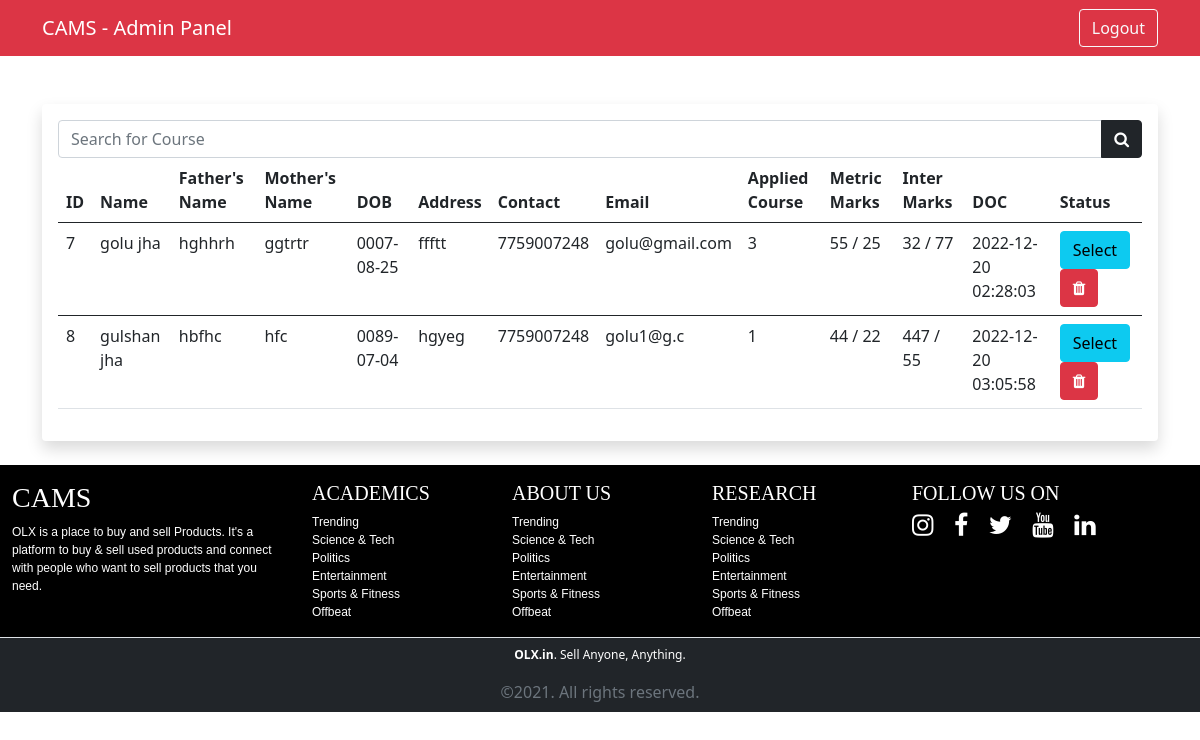
Page /admin/pending.php (signed in) on the committed database.
### tables this page shows
CREATE TABLE `student_apply` (
  `s_id` int(11) NOT NULL,
  `user_id` int(11) NOT NULL,
  `s_f_name` varchar(100) NOT NULL,
  `s_l_name` varchar(100) NOT NULL,
  `father_name` varchar(100) NOT NULL,
  `mother_name` varchar(100) NOT NULL,
  `s_contact` varchar(50) NOT NULL,
  `s_email` varchar(100) NOT NULL,
  `s_dob` varchar(100) NOT NULL,
  `s_address` varchar(255) NOT NULL,
  `s_course` varchar(100) NOT NULL,
  `metric_marks` int(11) NOT NULL,
  `metric_fullmarks` int(11) NOT NULL,
  `inter_marks` int(11) NOT NULL,
  `inter_fullmarks` int(11) NOT NULL,
  `date_of_apply` timestamp NOT NULL DEFAULT current_timestamp(),
  `form_status` tinyint(4) NOT NULL
);

### include/config.php (called while the page is built, shortened)
<?php
    class Work{
        private $host = "localhost";
        private $username = "root";
        private $password = "";
        private $database = "cams";
        private $connect;
        public function __construct(){
            $this->connect = new mysqli($this->host, $this->username, $this->password, $this->database);
            if(mysqli_connect_error()){
                trigger_error("Databse Connection Failed".mysqli_connect_error());
            }
            else{
                return $this->connect;
            }
        }
        public function select($query){
            $run = $this->connect->query($query);
            $array = [];
            if($run->num_rows > 0){
                while($row = $run->fetch_assoc()){
                    $array[] = $row;
                }
                return $array;
            }
            else{
                echo "No records found";
                return $array;
            }
        }
    }
    $cams = new Work();
?>

### admin/pending.php (the view, shortened to what this page needs)
<?php include "../include/config.php";
?>
<!DOCTYPE html>
<html lang="en">
<head>
<link href="https://cdn.jsdelivr.net/npm/bootstrap@5.0.0-beta2/dist/css/bootstrap.min.css" rel="stylesheet">
<link rel="stylesheet" href="https://cdnjs.cloudflare.com/ajax/libs/font-awesome/4.7.0/css/font-awesome.min.css">
<link rel="stylesheet" href="https://cdn.jsdelivr.net/npm/bootstrap-icons@1.4.0/font/bootstrap-icons.css">
</head>
<body>
<nav class="navbar navbar-expand-lg navbar-dark bg-danger">
    <div class="container">
    <a href="" class="navbar-brand">CAMS - Admin Panel</a>
        <ul class="navbar-nav ms-auto">
            <li class="nav-item"><a href="admin_logout.php" class="btn btn-outline-light">Logout</a></li>
        </ul>
    </div>
    </nav>
<div class="container mt-5">
        <div class="card border-0 shadow">
            <div class="card-body">
            <form action="" method="get">
                <div class="input-group">
                    <input type="search" name="app_search" placeholder="Search for Course" class="form-control">
                    <button class="btn btn-dark" name="find"><i class="fa fa-search"></i></button>
                </div>
            </form>
                <table class="table">
                    <thead>
                        <tr>
                            <th>ID</th>
                            <th>Name</th>
                            <th>Father's Name</th>
                            <th>Mother's Name</th>
                            <th>DOB</th>
                            <th>Address</th>
                            <th>Contact</th>
                            <th>Email</th>
                            <th>Applied Course</th>
                            <th>Metric Marks</th>
                            <th>Inter Marks</th>
                            <th>DOC</th>
                            <th>Status</th>
                        </tr>
                    </thead>
                    <?php
                        $search = $_GET['app_search'];
                        $app = $cams->select("SELECT * FROM student_apply WHERE student_apply.s_f_name LIKE '%$search%' and form_status = 0");
                        foreach($app as $r): ?>
                        <tbody>
                            <tr>
                                <td><?= $r['s_id'];?></td>
                                <td><?= $r['s_f_name'];?> <?= $r['s_l_name'];?></td>
                                <td><?= $r['father_name'];?></td>
                                <td><?= $r['mother_name'];?></td>
                                <td><?= $r['s_dob'];?></td>
                                <td><?= $r['s_address'];?></td>
                                <td><?= $r['s_contact'];?></td>
                                <td><?= $r['s_email'];?></td>
                                <td><?= $r['s_course'];?></td>
                                <td><?= $r['metric_marks'];?> / <?= $r['metric_fullmarks'];?></td>
                                <td><?= $r['inter_marks'];?> / <?= $r['inter_fullmarks'];?></td>
                                <td><?= $r['date_of_apply'];?></td>
                                <td>
                                    <a href="" class="btn btn-info">Select</a>
                                    <a href="" class="btn btn-danger"><i class="fa fa-trash"></i></a>
                                </td>
                            </tr>
                        </tbody>
                        <?php endforeach; ?>
                </table>
            </div>
        </div>
    </div>
</body>
</html>
<?php include "../include/footer.php"; ?>

### rows in the picture
student_apply: s_id "7", s_f_name "golu", s_l_name "jha", father_name "hghhrh", mother_name "ggtrtr", s_dob "0007-08-25", s_address "ffftt", s_contact "7759007248", s_email "golu@gmail.com", s_course "3", metric_marks "55", metric_fullmarks "25", inter_marks "32", inter_fullmarks "77", date_of_apply "2022-12-20 02:28:03"
student_apply: s_id "8", s_f_name "gulshan", s_l_name "jha", father_name "hbfhc", mother_name "hfc", s_dob "0089-07-04", s_address "hgyeg", s_contact "7759007248", s_email "golu1@g.c", s_course "1", metric_marks "44", metric_fullmarks "22", inter_marks "447", inter_fullmarks "55", date_of_apply "2022-12-20 03:05:58"
